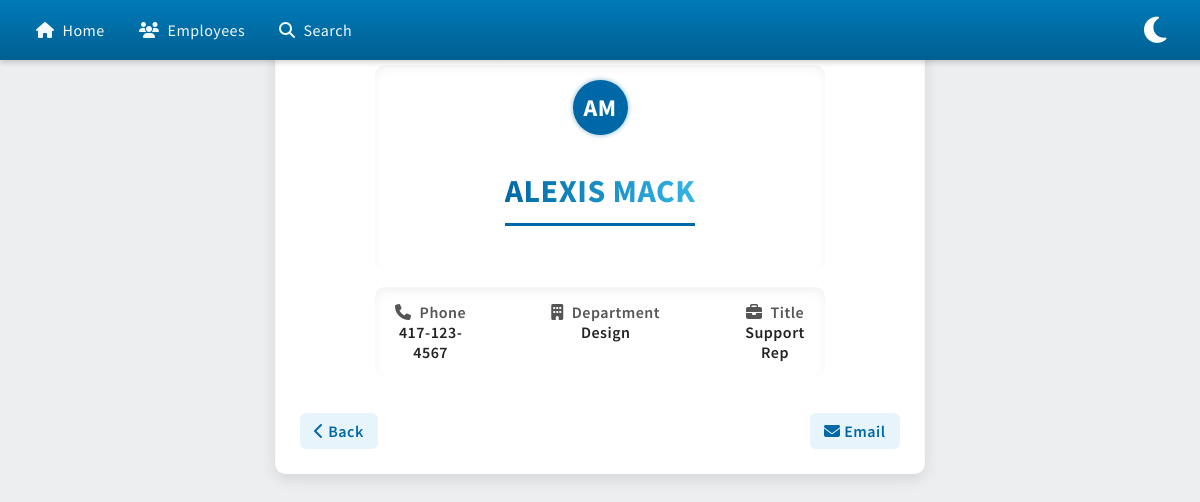
/employees/details/alexis-mack, run on the app's committed database.
### employees/models.py (models this page shows, shortened)
class Employees(models.Model):
	firstname = models.CharField(max_length=255)
	lastname = models.CharField(max_length=255)
	phone = models.CharField(max_length=255)
	department = models.CharField(max_length=255)
	title = models.CharField(max_length=255)
	slug = models.SlugField(blank=True)
	email = models.CharField(max_length=255, blank=True)
	head = models.BooleanField(blank=True, null=True)
	spv = models.BooleanField(blank=True, null=True)
	doh = models.DateField(blank=True, null=True)
	bday = models.DateField(blank=True, null=True)

### employees/views.py (the view)
# urls.py: path('employees/details/<slug:slug>', views.details, name='details'),
def details(request, slug):
    today = date.today()
    myEmp = Employees.objects.get(slug=slug)
    referer = request.META.get('HTTP_REFERER', '/employees')
    template = loader.get_template('details.html')
    context = {
        'myEmp': myEmp,
        'referer': referer,
        'today': today,
    }
    return HttpResponse(template.render(context, request))

### employees/templates/details.html (shortened to what this page needs)
{% extends "master.html" %}
{% block content %}
  <div class="mycard">
    <div class="profile-header">
      <div class="avatar">
        {{ myEmp.firstname|slice:":1" }}{{ myEmp.lastname|slice:":1" }}
      </div>
      <h1><span>{{ myEmp.firstname }} {{ myEmp.lastname }}</span></h1>
    </div>
    <div class="info-block">
      <div class="info-column">
        <span class="label"><i class="fas fa-phone"></i> Phone</span>
        <span class="value">{{ myEmp.phone }}</span>
      </div>
      <div class="info-column">
        <span class="label"><i class="fas fa-building"></i> Department</span>
        <span class="value">{{ myEmp.department }}</span>
      </div>
      <div class="info-column">
        <span class="label"><i class="fas fa-briefcase"></i> Title</span>
        <span class="value">{{ myEmp.title }}</span>
      </div>
    </div>
    <div class="nav-buttons">
      <a href="{{ referer }}" class="back-link hvr-backward"><i class="fas fa-chevron-left"></i> Back</a>
      <a href="mailto:{{ myEmp.email }}" class="email-link hvr-forward"
        style="{% if '*' in myEmp.department or '*' in myEmp.email %} pointer-events: none; color: gray; opacity: 0.6;  {% endif %}">
        <i class="fas fa-envelope"></i> Email</a>
    </div>
  </div>
{% endblock %}

### mystaticfiles/global.css (style rules this page uses)
html, body { height: 100%; max-width: 100%; }
body { margin: 0; font: 600 18px 'Source Sans Pro', sans-serif; letter-spacing: 0.5px; background-color: #edeef0; color: #333; transition: background-color 0.3s, color 0.3s; font-size: clamp(16px, 1.2vw, 18px); }
a { cursor: default; }
.mycard { background-color: #ffffff; margin: 40px auto; width: 90%; max-width: 50%; border-radius: 10px; box-shadow: inset 0 2px 4px rgba(0, 0, 0, 0.05), 0 5px 15px rgba(0, 0, 0, 0.1); padding: 25px; animation: fadeInSlide 0.5s ease-out; }
.mycard h1 { text-align: center; color: #0068a6; margin: 20px 0 30px 0; font-size: 2rem; font-weight: 700; letter-spacing: 0.5px; text-transform: uppercase; background: linear-gradient(to right, #0068a6, #33b5e5); -webkit-background-clip: text; -webkit-text-fill-color: transparent; border-bottom: 3px solid #0068a6; padding-bottom: 0.75rem; }
.info-block { display: grid; grid-auto-flow: column; justify-self: center; justify-content: center; text-align: center; gap: 5rem; width: 70%; border-radius: 10px; padding: 15px 15px; box-shadow: inset 0 5px 10px rgba(0, 0, 0, 0.05); }
.info-column { display: flex; flex-direction: column; align-items: center; text-align: center; }
.label { font-weight: 600; color: #555; display: flex; align-items: center; gap: 8px; }
.value { color: #222; }
.nav-buttons { display: flex; justify-content: space-between; margin-top: 20px; }
.back-link, .email-link { margin-top: 1rem; color: #0068a6; background-color: #e8f4fb; padding: 8px 14px; border-radius: 6px; transition: background-color 0.3s ease; text-decoration: none; box-shadow: inset 0 4px 8px rgba(0, 0, 0, 0.05); }
.profile-header { position: relative; display: flex; flex-direction: column; justify-content: center; align-items: center; justify-self: center; gap: 1rem; margin-bottom: 1rem; text-align: center; width: 70%; border-radius: 10px; padding: 15px 15px; box-shadow: inset 0 4px 8px rgba(0, 0, 0, 0.05); }
.avatar { background-color: #0068a6; color: white; font-size: 1.5rem; font-weight: bold; width: 55px; height: 55px; display: flex; align-items: center; justify-content: center; border-radius: 50%; box-shadow: 0 0 5px rgba(0, 104, 166, 0.5); flex-shrink: 0; }
.hvr-backward { display: inline-block; vertical-align: middle; -webkit-transform: perspective(1px) translateZ(0); transform: perspective(1px) translateZ(0); box-shadow: 0 0 1px rgba(0, 0, 0, 0); -webkit-transition-duration: 0.3s; transition-duration: 0.3s; -webkit-transition-property: transform; transition-property: transform; }
.hvr-forward { display: inline-block; vertical-align: middle; -webkit-transform: perspective(1px) translateZ(0); transform: perspective(1px) translateZ(0); box-shadow: 0 0 1px rgba(0, 0, 0, 0); -webkit-transition-duration: 0.3s; transition-duration: 0.3s; -webkit-transition-property: transform; transition-property: transform; }

### data on the page
Employees: firstname "A", lastname "M", firstname "ALEXIS", lastname "MACK", phone "417-123-4567", department "Design", title "Support Rep"
